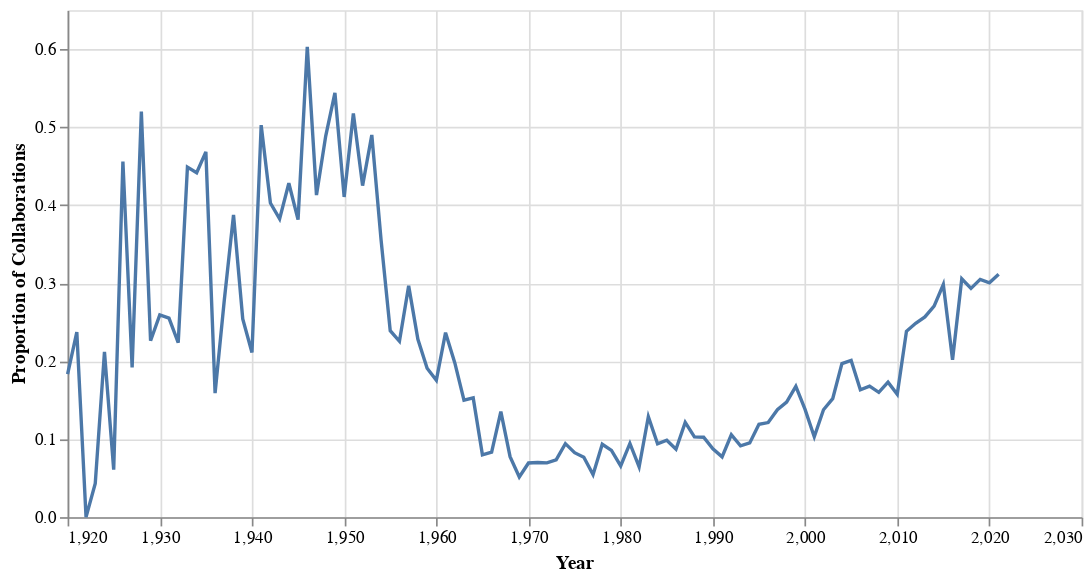

Notebook code for this chart:
### Code cell
#Creates a tooltip over the nearest year's value
nearest = alt.selection(type='single', nearest=True, on='mouseover',
                        fields=['Year'], empty='none')

#Creates the standard line graph of year vs proportion of collaborators
line = alt.Chart(data).mark_line(
).encode(
    x='Year',
    y='Proportion of Collaborations',
)

# Transparent selectors across the chart. This is what tells us the x-value of the cursor
selectors = alt.Chart(data).mark_point().encode(
    x='Year',
    opacity=alt.value(0),
).add_selection(
    nearest
)

# Draw points on the line, and highlight based on selection
points = line.mark_point().encode(
    opacity=alt.condition(nearest, alt.value(1), alt.value(0))
)

# Draw text labels near the points, and highlight based on selection
text = line.mark_text(align='left', dx=5, dy=-5).encode(
    text=alt.condition(nearest, 'Proportion of Collaborations', alt.value(' '))
)

# Draw a rule at the location of the selection
rules = alt.Chart(data).mark_rule(color='gray').encode(
    x='Year',
).transform_filter(
    nearest
)

# Put the five layers into a chart and bind the data
alt.layer(
    line, selectors, points, rules, text
).properties(
    width=600, height=300
)

### Figure 1 — Vega-Lite specification as saved in the notebook (floating-point values rounded to 4 significant figures)
{"config": {"view": {"continuousWidth": 400, "continuousHeight": 300}}, "layer": [{"mark": "line", "encoding": {"x": {"type": "quantitative", "field": "Year"}, "y": {"type": "quantitative", "field": "Proportion of Collaborations"}}}, {"mark": "point", "encoding": {"opacity": {"value": 0}, "x": {"type": "quantitative", "field": "Year"}}, "selection": {"selector001": {"type": "single", "nearest": true, "on": "mouseover", "fields": ["Year"], "empty": "none"}}}, {"mark": "point", "encoding": {"opacity": {"condition": {"value": 1, "selection": "selector001"}, "value": 0}, "x": {"type": "quantitative", "field": "Year"}, "y": {"type": "quantitative", "field": "Proportion of Collaborations"}}}, {"mark": {"type": "rule", "color": "gray"}, "encoding": {"x": {"type": "quantitative", "field": "Year"}}, "transform": [{"filter": {"selection": "selector001"}}]}, {"mark": {"type": "text", "align": "left", "dx": 5, "dy": -5}, "encoding": {"text": {"condition": {"type": "quantitative", "field": "Proportion of Collaborations", "selection": "selector001"}, "value": " "}, "x": {"type": "quantitative", "field": "Year"}, "y": {"type": "quantitative", "field": "Proportion of Collaborations"}}}], "data": {"name": "data-2d9a2ed78e7e9d5429a0f79565b8a28d"}, "height": 300, "width": 600, "$schema": "https://vega.github.io/schema/vega-lite/v4.8.1.json", "datasets": {"data-2d9a2ed78e7e9d5429a0f79565b8a28d": [{"Year": 1920, "Proportion of Collaborations": 0.1834}, {"Year": 1921, "Proportion of Collaborations": 0.2372}, {"Year": 1922, "Proportion of Collaborations": 0.0}, {"Year": 1923, "Proportion of Collaborations": 0.04324}, {"Year": 1924, "Proportion of Collaborations": 0.2119}, {"Year": 1925, "Proportion of Collaborations": 0.06093}, {"Year": 1926, "Proportion of Collaborations": 0.456}, {"Year": 1927, "Proportion of Collaborations": 0.192}, {"Year": 1928, "Proportion of Collaborations": 0.52}, {"Year": 1929, "Proportion of Collaborations": 0.2261}, {"Year": 1930, "Proportion of Collaborations": 0.2593}, {"Year": 1931, "Proportion of Collaborations": 0.2552}, {"Year": 1932, "Proportion of Collaborations": 0.2238}, {"Year": 1933, "Proportion of Collaborations": 0.4487}, {"Year": 1934, "Proportion of Collaborations": 0.4416}, {"Year": 1935, "Proportion of Collaborations": 0.4683}, {"Year": 1936, "Proportion of Collaborations": 0.159}, {"Year": 1937, "Proportion of Collaborations": 0.2784}, {"Year": 1938, "Proportion of Collaborations": 0.3875}, {"Year": 1939, "Proportion of Collaborations": 0.254}, {"Year": 1940, "Proportion of Collaborations": 0.211}, {"Year": 1941, "Proportion of Collaborations": 0.5026}, {"Year": 1942, "Proportion of Collaborations": 0.4027}, {"Year": 1943, "Proportion of Collaborations": 0.3824}, {"Year": 1944, "Proportion of Collaborations": 0.428}, {"Year": 1945, "Proportion of Collaborations": 0.3815}, {"Year": 1946, "Proportion of Collaborations": 0.603}, {"Year": 1947, "Proportion of Collaborations": 0.4129}, {"Year": 1948, "Proportion of Collaborations": 0.4885}, {"Year": 1949, "Proportion of Collaborations": 0.544}, {"Year": 1950, "Proportion of Collaborations": 0.4105}, {"Year": 1951, "Proportion of Collaborations": 0.5175}, {"Year": 1952, "Proportion of Collaborations": 0.425}, {"Year": 1953, "Proportion of Collaborations": 0.49}, {"Year": 1954, "Proportion of Collaborations": 0.356}, {"Year": 1955, "Proportion of Collaborations": 0.239}, {"Year": 1956, "Proportion of Collaborations": 0.2255}, {"Year": 1957, "Proportion of Collaborations": 0.2965}, {"Year": 1958, "Proportion of Collaborations": 0.228}, {"Year": 1959, "Proportion of Collaborations": 0.191}, {"Year": 1960, "Proportion of Collaborations": 0.1755}, {"Year": 1961, "Proportion of Collaborations": 0.2365}, {"Year": 1962, "Proportion of Collaborations": 0.198}, {"Year": 1963, "Proportion of Collaborations": 0.15}, {"Year": 1964, "Proportion of Collaborations": 0.1529}, {"Year": 1965, "Proportion of Collaborations": 0.07992}, {"Year": 1966, "Proportion of Collaborations": 0.08328}, {"Year": 1967, "Proportion of Collaborations": 0.1353}, {"Year": 1968, "Proportion of Collaborations": 0.07753}, {"Year": 1969, "Proportion of Collaborations": 0.05154}, {"Year": 1970, "Proportion of Collaborations": 0.06941}, {"Year": 1971, "Proportion of Collaborations": 0.07012}, {"Year": 1972, "Proportion of Collaborations": 0.06951}, {"Year": 1973, "Proportion of Collaborations": 0.07343}, {"Year": 1974, "Proportion of Collaborations": 0.0942}, {"Year": 1975, "Proportion of Collaborations": 0.08263}, {"Year": 1976, "Proportion of Collaborations": 0.07669}, {"Year": 1977, "Proportion of Collaborations": 0.05447}, {"Year": 1978, "Proportion of Collaborations": 0.09339}, {"Year": 1979, "Proportion of Collaborations": 0.0855}, {"Year": 1980, "Proportion of Collaborations": 0.06569}, {"Year": 1981, "Proportion of Collaborations": 0.09445}, {"Year": 1982, "Proportion of Collaborations": 0.06431}, {"Year": 1983, "Proportion of Collaborations": 0.1288}, {"Year": 1984, "Proportion of Collaborations": 0.09395}, {"Year": 1985, "Proportion of Collaborations": 0.09865}, {"Year": 1986, "Proportion of Collaborations": 0.08711}, {"Year": 1987, "Proportion of Collaborations": 0.1214}, {"Year": 1988, "Proportion of Collaborations": 0.1028}, {"Year": 1989, "Proportion of Collaborations": 0.1024}, {"Year": 1990, "Proportion of Collaborations": 0.08765}, {"Year": 1991, "Proportion of Collaborations": 0.07732}, {"Year": 1992, "Proportion of Collaborations": 0.1056}, {"Year": 1993, "Proportion of Collaborations": 0.09136}, {"Year": 1994, "Proportion of Collaborations": 0.0951}, {"Year": 1995, "Proportion of Collaborations": 0.1189}, {"Year": 1996, "Proportion of Collaborations": 0.1212}, {"Year": 1997, "Proportion of Collaborations": 0.1376}, {"Year": 1998, "Proportion of Collaborations": 0.1475}, {"Year": 1999, "Proportion of Collaborations": 0.1677}, {"Year": 2000, "Proportion of Collaborations": 0.1381}, {"Year": 2001, "Proportion of Collaborations": 0.103}, {"Year": 2002, "Proportion of Collaborations": 0.1377}, {"Year": 2003, "Proportion of Collaborations": 0.1519}, {"Year": 2004, "Proportion of Collaborations": 0.1968}, {"Year": 2005, "Proportion of Collaborations": 0.2009}, {"Year": 2006, "Proportion of Collaborations": 0.1634}, {"Year": 2007, "Proportion of Collaborations": 0.1679}, {"Year": 2008, "Proportion of Collaborations": 0.16}, {"Year": 2009, "Proportion of Collaborations": 0.173}, {"Year": 2010, "Proportion of Collaborations": 0.1576}, {"Year": 2011, "Proportion of Collaborations": 0.2383}, {"Year": 2012, "Proportion of Collaborations": 0.2486}, {"Year": 2013, "Proportion of Collaborations": 0.2567}, {"Year": 2014, "Proportion of Collaborations": 0.2704}, {"Year": 2015, "Proportion of Collaborations": 0.2983}, {"Year": 2016, "Proportion of Collaborations": 0.2018}, {"Year": 2017, "Proportion of Collaborations": 0.3057}, {"Year": 2018, "Proportion of Collaborations": 0.2933}, {"Year": 2019, "Proportion of Collaborations": 0.3049}, {"Year": 2020, "Proportion of Collaborations": 0.3004}, {"Year": 2021, "Proportion of Collaborations": 0.3114}]}}
